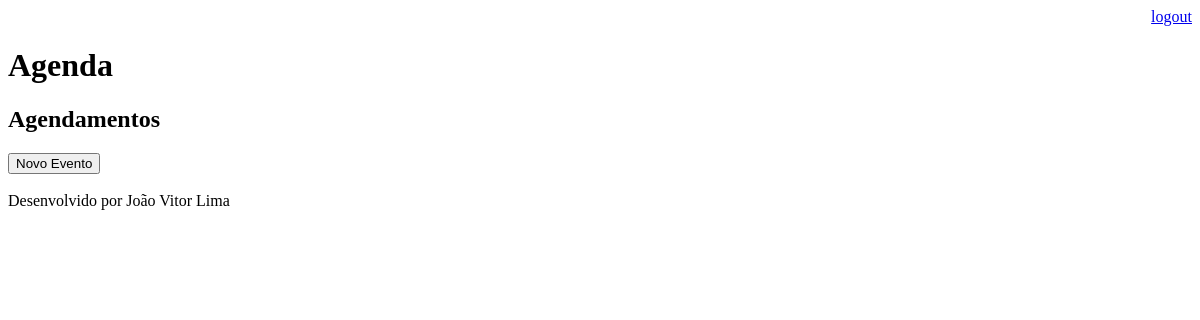
Page /agenda/ (signed in) on the earlier database version.
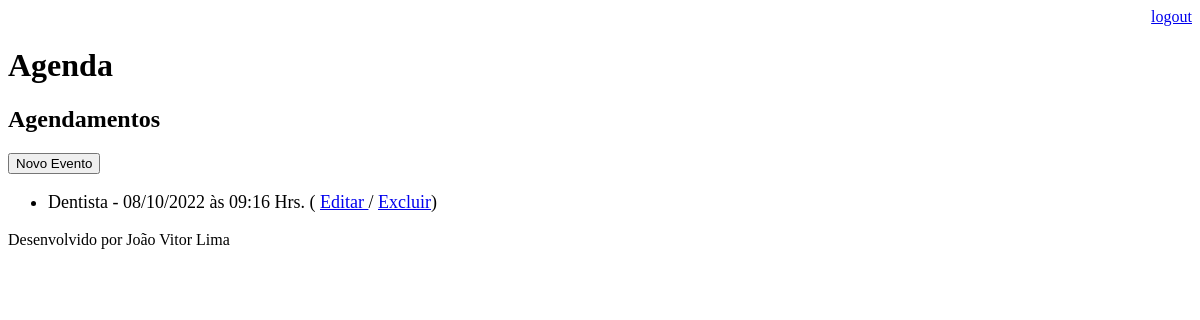
Same page on the later database version.
### core/models.py (models this page shows, shortened)
class Evento(models.Model):
    titulo = models.CharField(max_length=100)
    descricao = models.TextField(blank=True, null=True)
    data_evento = models.DateTimeField(verbose_name='Data do Evento:')
    data_criacao = models.DateTimeField(auto_now=True, verbose_name='Data de Criação:')
    usuario = models.ForeignKey(User, on_delete=models.CASCADE)
    class Meta:
        db_table = 'evento'
    def get_data_evento(self):
        return self.data_evento.strftime('%d/%m/%Y às %H:%M Hrs')
    def get_evento_atrasado(self):
        if self.data_evento < datetime.now():
            return True
        else:
            return False

### core/views.py (the view)
# urls.py: path('agenda/', views.lista_eventos),
@login_required(login_url='/login/')
def lista_eventos(request):
    usuario = request.user
    data_atual = datetime.now() - timedelta(hours=1)
    evento = Evento.objects.filter(usuario=usuario,#Filtro por usuário.
                                   data_evento__gt=data_atual) #Filtro por data
    dados = {'eventos':evento}
    return render(request, 'agenda.html', dados)

### templates/agenda.html (shortened to what this page needs)
{% extends 'model-page.html' %}
{% block content %}
    <h2>Agendamentos</h2>
    <a href='evento/'>
        <button type='button'>Novo Evento</button>
    </a>
    <ul style="font-size: 18px">
        {% for evento in eventos %}
            <li>
                <div style=>
                    {{evento.titulo}} - {{evento.get_data_evento}}.
                    ( <a href="evento/?id={{evento.id}}">Editar </a> /
                    <a href="evento/delete/{{evento.id}}/">Excluir</a>)
                </div>
            </li>
        {% endfor %}
    </ul>
{% endblock %}

### templates/model-page.html
<!DOCTYPE html>
<html lang="en">
<head>
    {% include "model-header.html" %}
</head>
<body>
    {% block content %} {% endblock %}
    {% include "model-footer.html" %}
</body>
</html>

### templates/model-header.html (shortened to what this page needs)
<div align='end'>
        <a href='/logout/'>logout</a>
</div>
<h1>Agenda</h1>

### templates/model-footer.html
<p> Desenvolvido por João Vitor Lima </p>

Differences in the rows shown:
added Evento: titulo "Dentista", get_data_evento "08/10/2022 às 09:16 Hrs"
